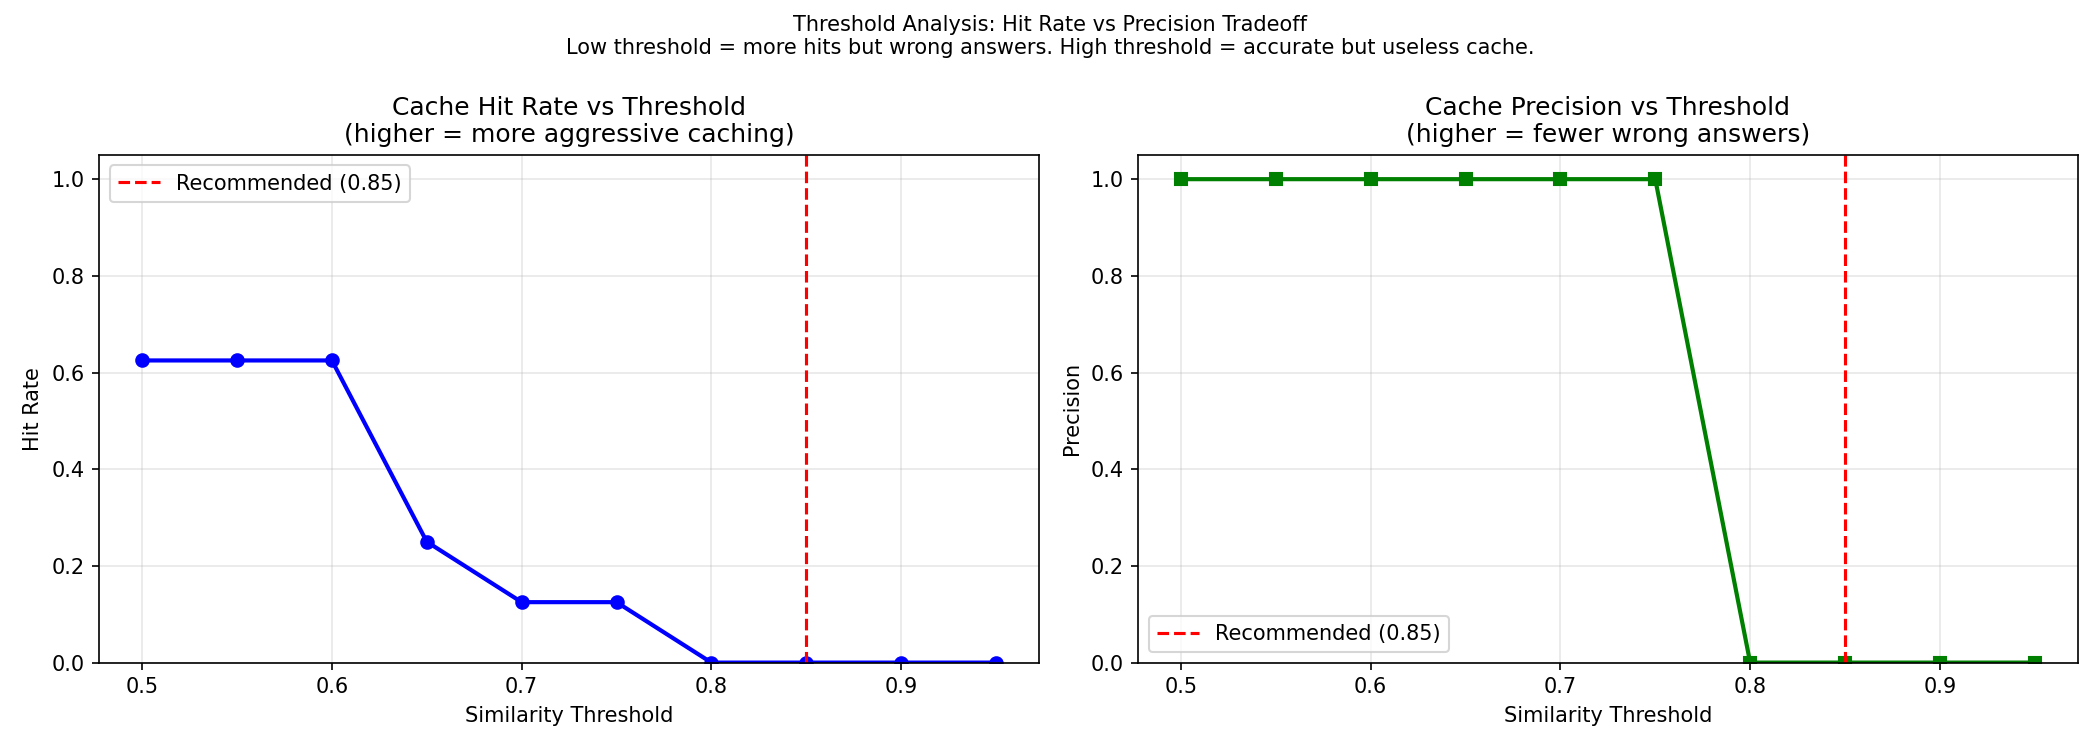

Write the Python code that produced this figure.

import sys
import os
sys.path.insert(0, os.path.abspath(os.path.join(os.path.dirname(__file__), '..')))

import numpy as np
import matplotlib.pyplot as plt
from sentence_transformers import SentenceTransformer
from cache.cache import SemanticCache, CacheEntry



# TEST QUERY PAIRS

# Each tuple: (query_to_cache, incoming_query, should_hit: bool, description)
TEST_PAIRS = [
    # --- Should be cache HITS (same meaning, different words) ---
    (
        "What are NASA's latest space missions?",
        "Recent space exploration news from NASA",
        True,
        "Paraphrase: space missions"
    ),
    (
        "How does encryption protect data?",
        "What is the role of cryptography in security?",
        True,
        "Paraphrase: encryption/cryptography"
    ),
    (
        "Best hockey teams this season",
        "Top performing NHL teams right now",
        True,
        "Paraphrase: hockey teams"
    ),
    (
        "Is there a God? Religious perspectives",
        "Arguments for and against the existence of God",
        True,
        "Paraphrase: religion/God"
    ),
    (
        "How to fix Windows file system errors?",
        "Troubleshooting Windows disk problems",
        True,
        "Paraphrase: Windows issues"
    ),

    # --- Should be cache MISSES (different topics) ---
    (
        "NASA space shuttle launch schedule",
        "How does gun control legislation work?",
        False,
        "Different topics: space vs politics"
    ),
    (
        "Best baseball teams of all time",
        "Jewish history in the Middle East",
        False,
        "Different topics: sports vs history"
    ),
    (
        "How to configure SCSI drives on Mac?",
        "What does the Bible say about forgiveness?",
        False,
        "Different topics: hardware vs religion"
    ),
]


# ─────────────────────────────────────────────
# RUN ANALYSIS
# ─────────────────────────────────────────────
def run_threshold_analysis():
    print("=" * 55)
    print("  Threshold Analysis")
    print("=" * 55)

    # Load embedding model
    print("\n🤖 Loading embedding model...")
    model = SentenceTransformer('sentence-transformers/all-MiniLM-L6-v2')

    # Embed all queries
    print("⚙️  Embedding test queries...")
    all_queries = [p[0] for p in TEST_PAIRS] + [p[1] for p in TEST_PAIRS]
    all_embeddings = model.encode(
        all_queries,
        normalize_embeddings=True,
        convert_to_numpy=True
    )

    cached_embeddings  = all_embeddings[:len(TEST_PAIRS)]
    incoming_embeddings = all_embeddings[len(TEST_PAIRS):]

    # Compute actual cosine similarities
    similarities = [
        float(np.dot(cached_embeddings[i], incoming_embeddings[i]))
        for i in range(len(TEST_PAIRS))
    ]

    print("\n📊 Actual cosine similarities between query pairs:")
    print("-" * 55)
    for i, (pair, sim) in enumerate(zip(TEST_PAIRS, similarities)):
        label = "✅ SHOULD HIT" if pair[2] else "❌ SHOULD MISS"
        print(f"  {label}  sim={sim:.3f}  {pair[3]}")

    # Test across thresholds
    thresholds  = np.arange(0.50, 1.00, 0.05)
    hit_rates   = []
    precisions  = []

    print("\n🔍 Testing thresholds from 0.50 to 0.99...")
    print("-" * 55)

    for thresh in thresholds:
        hits         = 0
        correct_hits = 0
        total_should_hit = sum(1 for p in TEST_PAIRS if p[2])

        for i, (pair, sim) in enumerate(zip(TEST_PAIRS, similarities)):
            is_hit = sim >= thresh
            if is_hit:
                hits += 1
                if pair[2]:  # correctly identified as hit
                    correct_hits += 1

        hit_rate  = hits / len(TEST_PAIRS)
        precision = correct_hits / hits if hits > 0 else 0.0

        hit_rates.append(hit_rate)
        precisions.append(precision)

        print(f"  threshold={thresh:.2f} → "
              f"hit_rate={hit_rate:.2f}  "
              f"precision={precision:.2f}")

    # ─────────────────────────────────────────
    # PLOT
    # ─────────────────────────────────────────
    fig, (ax1, ax2) = plt.subplots(1, 2, figsize=(14, 5))

    # Left: Hit Rate vs Threshold
    ax1.plot(thresholds, hit_rates, 'bo-', linewidth=2, markersize=6)
    ax1.axvline(x=0.85, color='red', linestyle='--', label='Recommended (0.85)')
    ax1.set_xlabel('Similarity Threshold')
    ax1.set_ylabel('Hit Rate')
    ax1.set_title('Cache Hit Rate vs Threshold\n(higher = more aggressive caching)')
    ax1.legend()
    ax1.grid(True, alpha=0.3)
    ax1.set_ylim(0, 1.05)

    # Right: Precision vs Threshold
    ax2.plot(thresholds, precisions, 'gs-', linewidth=2, markersize=6)
    ax2.axvline(x=0.85, color='red', linestyle='--', label='Recommended (0.85)')
    ax2.set_xlabel('Similarity Threshold')
    ax2.set_ylabel('Precision')
    ax2.set_title('Cache Precision vs Threshold\n(higher = fewer wrong answers)')
    ax2.legend()
    ax2.grid(True, alpha=0.3)
    ax2.set_ylim(0, 1.05)

    plt.suptitle(
        'Threshold Analysis: Hit Rate vs Precision Tradeoff\n'
        'Low threshold = more hits but wrong answers. '
        'High threshold = accurate but useless cache.',
        fontsize=10
    )
    plt.tight_layout()

    os.makedirs('./cache', exist_ok=True)
    plt.savefig('./cache/threshold_analysis.png', dpi=150)
    plt.close()
    print(f"\n✅ Plot saved to ./cache/threshold_analysis.png")

    # ─────────────────────────────────────────
    # INTERPRETATION
    # ─────────────────────────────────────────
    print("\n\n💡 What Each Threshold Reveals:")
    print("-" * 55)
    print("  0.50 — Catches almost everything, including wrong matches")
    print("         High hit rate but low precision = wrong answers returned")
    print("  0.70 — Better precision but still some false positives")
    print("  0.85 — Sweet spot: paraphrases match, distinct queries don't")
    print("         This is our recommended default")
    print("  0.95 — Very strict: only near-identical queries match")
    print("         Cache barely ever triggers = defeats the purpose")
    print("  0.99 — Almost never hits = cache is useless at this level")

    print("\n🎉 Threshold analysis complete!")


if __name__ == "__main__":
    run_threshold_analysis()
